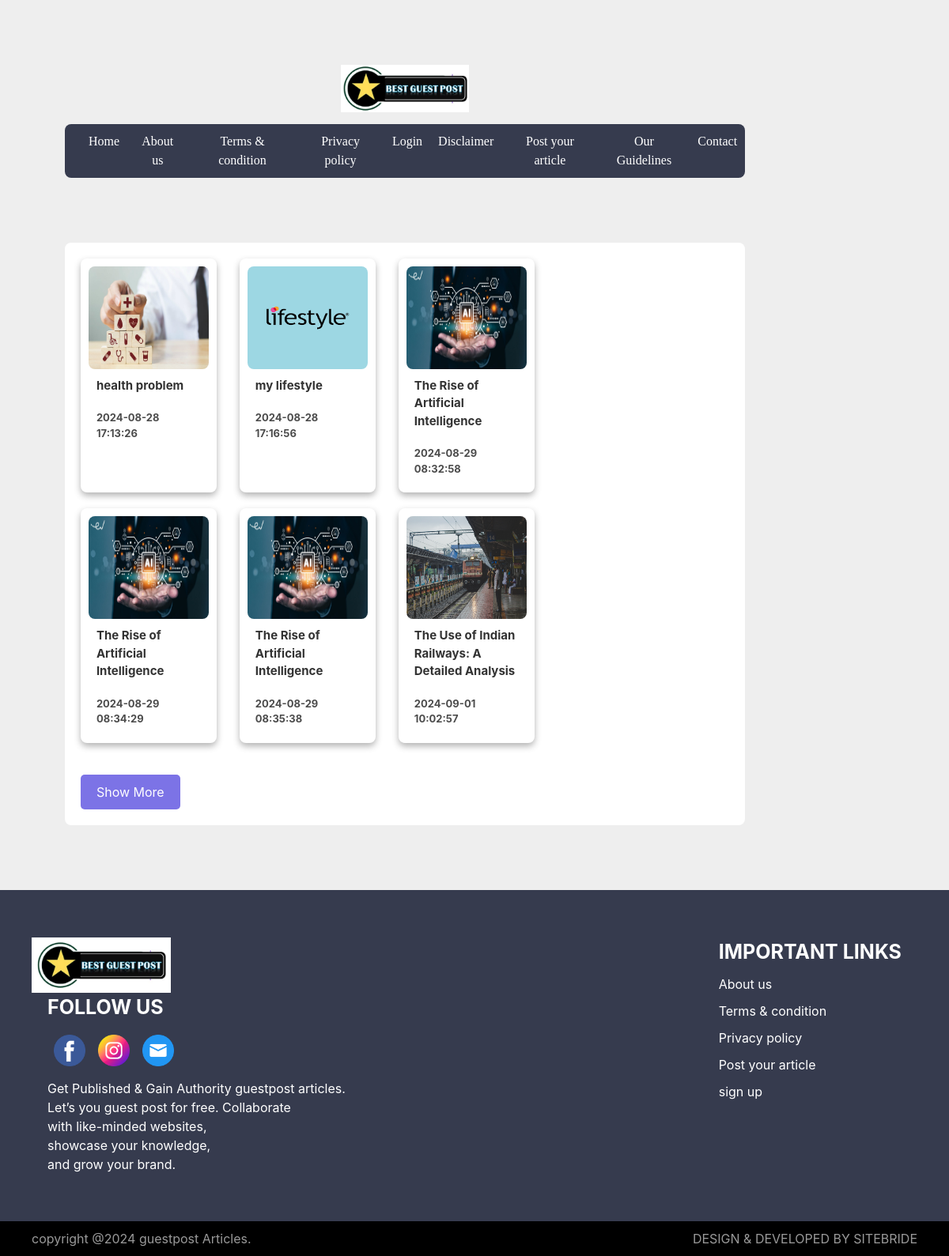
Screenshot of /blog2.php with the database file from the repository.
### tables this page shows
CREATE TABLE `tiger` (
  `id` int NOT NULL,
  `email` varchar(50) NOT NULL,
  `title` varchar(255) NOT NULL,
  `category` varchar(255) NOT NULL,
  `image_path` varchar(300) NOT NULL,
  `content` text NOT NULL,
  `created_at` timestamp NOT NULL DEFAULT CURRENT_TIMESTAMP,
  `name` varchar(50) NOT NULL
);

### blog2.php (the view, shortened to what this page needs)
<?php
include("connection.php");
?>
<?php
include("top.php");
?>
<body>
<?php
include("nav.php");
?>
<div class="container">
    <div class="cont2">
        <div class="content">
            <div class="grid-container" id="gridContainer">
                <?php
                $query = "SELECT * FROM `tiger` where category='blog'";
                $sql = mysqli_query($conn, $query);
                $counter = 0;
                while ($result = mysqli_fetch_assoc($sql)) {
                    $counter++;
                    $class = ($counter > 8) ? 'hidden' : '';
                ?>
                    <div class="sqare <?php echo $class; ?>">
                        <img src="<?php echo $result['image_path']; ?>" alt="Image">
                        <a href="blog.php?id=<?php echo $result['id']?>" id="anchor">
                            <p><?php echo $result['title']; ?></p>
                        </a>
                        <div class="date">
                            <p><?php echo $result['created_at']; ?></p>
                        </div>
                    </div>
                <?php
                }
                ?>
            </div>
            <button id="showMoreBtn">Show More</button>
        </div>
    </div>
</div>
<?php
include("footer.php");
?>
<?php
include("down.php");
?>
</body>

### top.php (shortened to what this page needs)
<!DOCTYPE html>
<html lang="en">
<head>
    <link href="https://cdn.jsdelivr.net/npm/flowbite@2.5.1/dist/flowbite.min.css"  rel="stylesheet" />

### nav.php (shortened to what this page needs)
<?php
include("top.php");
?>
</head>
<body>
<div class="container">
    <div class="cont">
    <div class="logo">
        <img src="logom.jpg" style="height:60px;width:auto;">
    </div>
    <div class="nav">
        <a href="index.php"><li class="menu">Home</li></a>
        <a href="about.php"><li class="menu">About us</li></a>
        <a href="condition.php"><li class="menu">Terms & condition</li></a>
        <a href="policy.php"><li class="menu">Privacy policy</li></a>
        <a href="login.php"><li class="menu">Login</li></a>
        <a href="disclaimer.php"><li class="menu">Disclaimer</li></a>
        <a href="redirect.php"><li class="menu">Post your article</li></a>
        <a href="guideline.php"><li class="menu">Our Guidelines</li></a>
        <a href="contact.php"><li class="menu">Contact</li></a>
    </div>
    </div>
</div>
<?php
include("down.php");
?>

### down.php (shortened to what this page needs)
</body>
</html>

### footer.php (shortened to what this page needs)
<?php
include("top.php");
?>
</head>
<body>
<div class="most">
    <div class="most2">
     <div class="two">
      <img src="logom.jpg" style="height:70px;width:auto;margin-left:-20px;background:white;border-radious:4px;padding:4px;">
      <p style="font-weight:bold;font-size:25px;">FOLLOW US</p>
      <div class="social">
        <a href="https://www.facebook.com/profile.php?id=100035834235249"><img src="fb.png" alt=""></a>
        <a href="https://www.instagram.com/ek_anzan_shakh/"><img src="ig.png" alt=""></a>
        <a href="mailto:letenjoylife13@gmail.com"><img src="em.png" alt=""></a>
      </div>
      <p>Get Published & Gain Authority guestpost articles.<br> Let’s you guest post for free. Collaborate<br> with like-minded websites, <br>showcase your knowledge, <br>and grow your brand.</p>
     </div>
     <div class="two">
     <p style="font-weight:bold;font-size:25px;">IMPORTANT LINKS</p></a>
        <a href="about.php"><li class="foot">About us</li></a>
        <a href="condition.php"><li class="foot">Terms & condition</li></a>
        <a href="policy.php"><li class="foot">Privacy policy</li></a>
        <a href="post.php"> <li class="foot">Post your article</li></a>
        <a href="register.php"><li class="foot">sign up</li></a>
     </div>
    </div>
    <div class="black">
        <p>copyright @2024 guestpost Articles.</p><p id="left">DESIGN & DEVELOPED BY SITEBRIDE </p>
     </div>
</div>
<?php
include("down.php");
?>

### blog2.php (style rules this page uses)
.cont2 { margin: 8%; padding: 20px; background: white; border-radius: 8px; display: flex; flex-wrap: wrap; }
body { background: #eeeeee; }
.content { width: 70%; }
.grid-container { display: flex; flex-wrap: wrap; justify-content: space-between; }
.sqare { background: white; border-radius: 8px; box-shadow: 0 4px 8px rgba(1, 1, 2, 0.3); padding: 10px; width: 30%; height: auto; margin-bottom: 20px; box-sizing: border-box; }
.sqare img { width: 100%; height: 130px; border-radius: 8px; }
.sqare p { font-weight: bold; padding: 10px; font-size: 15px; opacity: 80%; }
.date p { opacity: 70%; font-size: 13px; padding: 10px; }
#showMoreBtn { margin-top: 20px; padding: 10px 20px; background-color: #7c73e6; color: white; border: none; border-radius: 5px; cursor: pointer; }

### nav.php (style rules this page uses)
.cont { text-align:center; margin:8%; }
.logo { display:flex; justify-content:center; }
.nav { margin-top:15px; display:flex; justify-content:center; background:#363b4e; padding:10px; border-radius:8px; }
.nav li { list-style-type:none; color:white; margin-left:20px; font-family:verdana; }

### footer.php (style rules this page uses)
.most2 { background:#363b4e; color:white; display:flex; justify-content:space-between; padding:5%; }
.black { background:black; padding:10px; color:white; display:flex; justify-content:space-between; }
.black p { margin-left:30px; opacity:60% }
#left { margin-right:30px; opacity:60% }
.foot { list-style-type:none; margin-top:10px; }
.social img { height:40px; width:auto; margin:8px; }
.social { display:flex; margin-top:8px; margin-bottom:8px; }

### rows the page displays
tiger: image_path (picture), title "health problem", created_at "2024-08-28 17:13:26"
tiger: image_path (picture), title "my lifestyle", created_at "2024-08-28 17:16:56"
tiger: image_path (picture), title "The Rise of Artificial Intelligence", created_at "2024-08-29 08:32:58"
tiger: image_path (picture), title "The Rise of Artificial Intelligence", created_at "2024-08-29 08:34:29"
tiger: image_path (picture), title "The Rise of Artificial Intelligence", created_at "2024-08-29 08:35:38"
tiger: image_path (picture), title "The Use of Indian Railways: A Detailed Analysis", created_at "2024-09-01 10:02:57"
